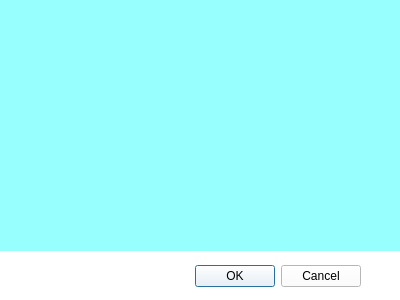
<?xml version="1.0" encoding="UTF-8"?>
<ui version="4.0">
 <class>login</class>
 <widget class="QDialog" name="login">
  <property name="geometry">
   <rect>
    <x>0</x>
    <y>0</y>
    <width>400</width>
    <height>300</height>
   </rect>
  </property>
  <property name="windowTitle">
   <string>Dialog</string>
  </property>
  <property name="styleSheet">
   <string notr="true">background-color: rgb(255, 255, 255);</string>
  </property>
  <widget class="QDialogButtonBox" name="buttonBox">
   <property name="geometry">
    <rect>
     <x>20</x>
     <y>260</y>
     <width>341</width>
     <height>32</height>
    </rect>
   </property>
   <property name="orientation">
    <enum>Qt::Horizontal</enum>
   </property>
   <property name="standardButtons">
    <set>QDialogButtonBox::Cancel|QDialogButtonBox::Ok</set>
   </property>
  </widget>
  <widget class="QWidget" name="widget" native="true">
   <property name="geometry">
    <rect>
     <x>0</x>
     <y>0</y>
     <width>401</width>
     <height>251</height>
    </rect>
   </property>
   <property name="styleSheet">
    <string notr="true">background-color: rgb(152, 255, 255);
border-image: url(:/login2.png);</string>
   </property>
  </widget>
 </widget>
 <resources/>
 <connections>
  <connection>
   <sender>buttonBox</sender>
   <signal>accepted()</signal>
   <receiver>login</receiver>
   <slot>accept()</slot>
   <hints>
    <hint type="sourcelabel">
     <x>248</x>
     <y>254</y>
    </hint>
    <hint type="destinationlabel">
     <x>157</x>
     <y>274</y>
    </hint>
   </hints>
  </connection>
  <connection>
   <sender>buttonBox</sender>
   <signal>rejected()</signal>
   <receiver>login</receiver>
   <slot>reject()</slot>
   <hints>
    <hint type="sourcelabel">
     <x>316</x>
     <y>260</y>
    </hint>
    <hint type="destinationlabel">
     <x>286</x>
     <y>274</y>
    </hint>
   </hints>
  </connection>
 </connections>
</ui>
